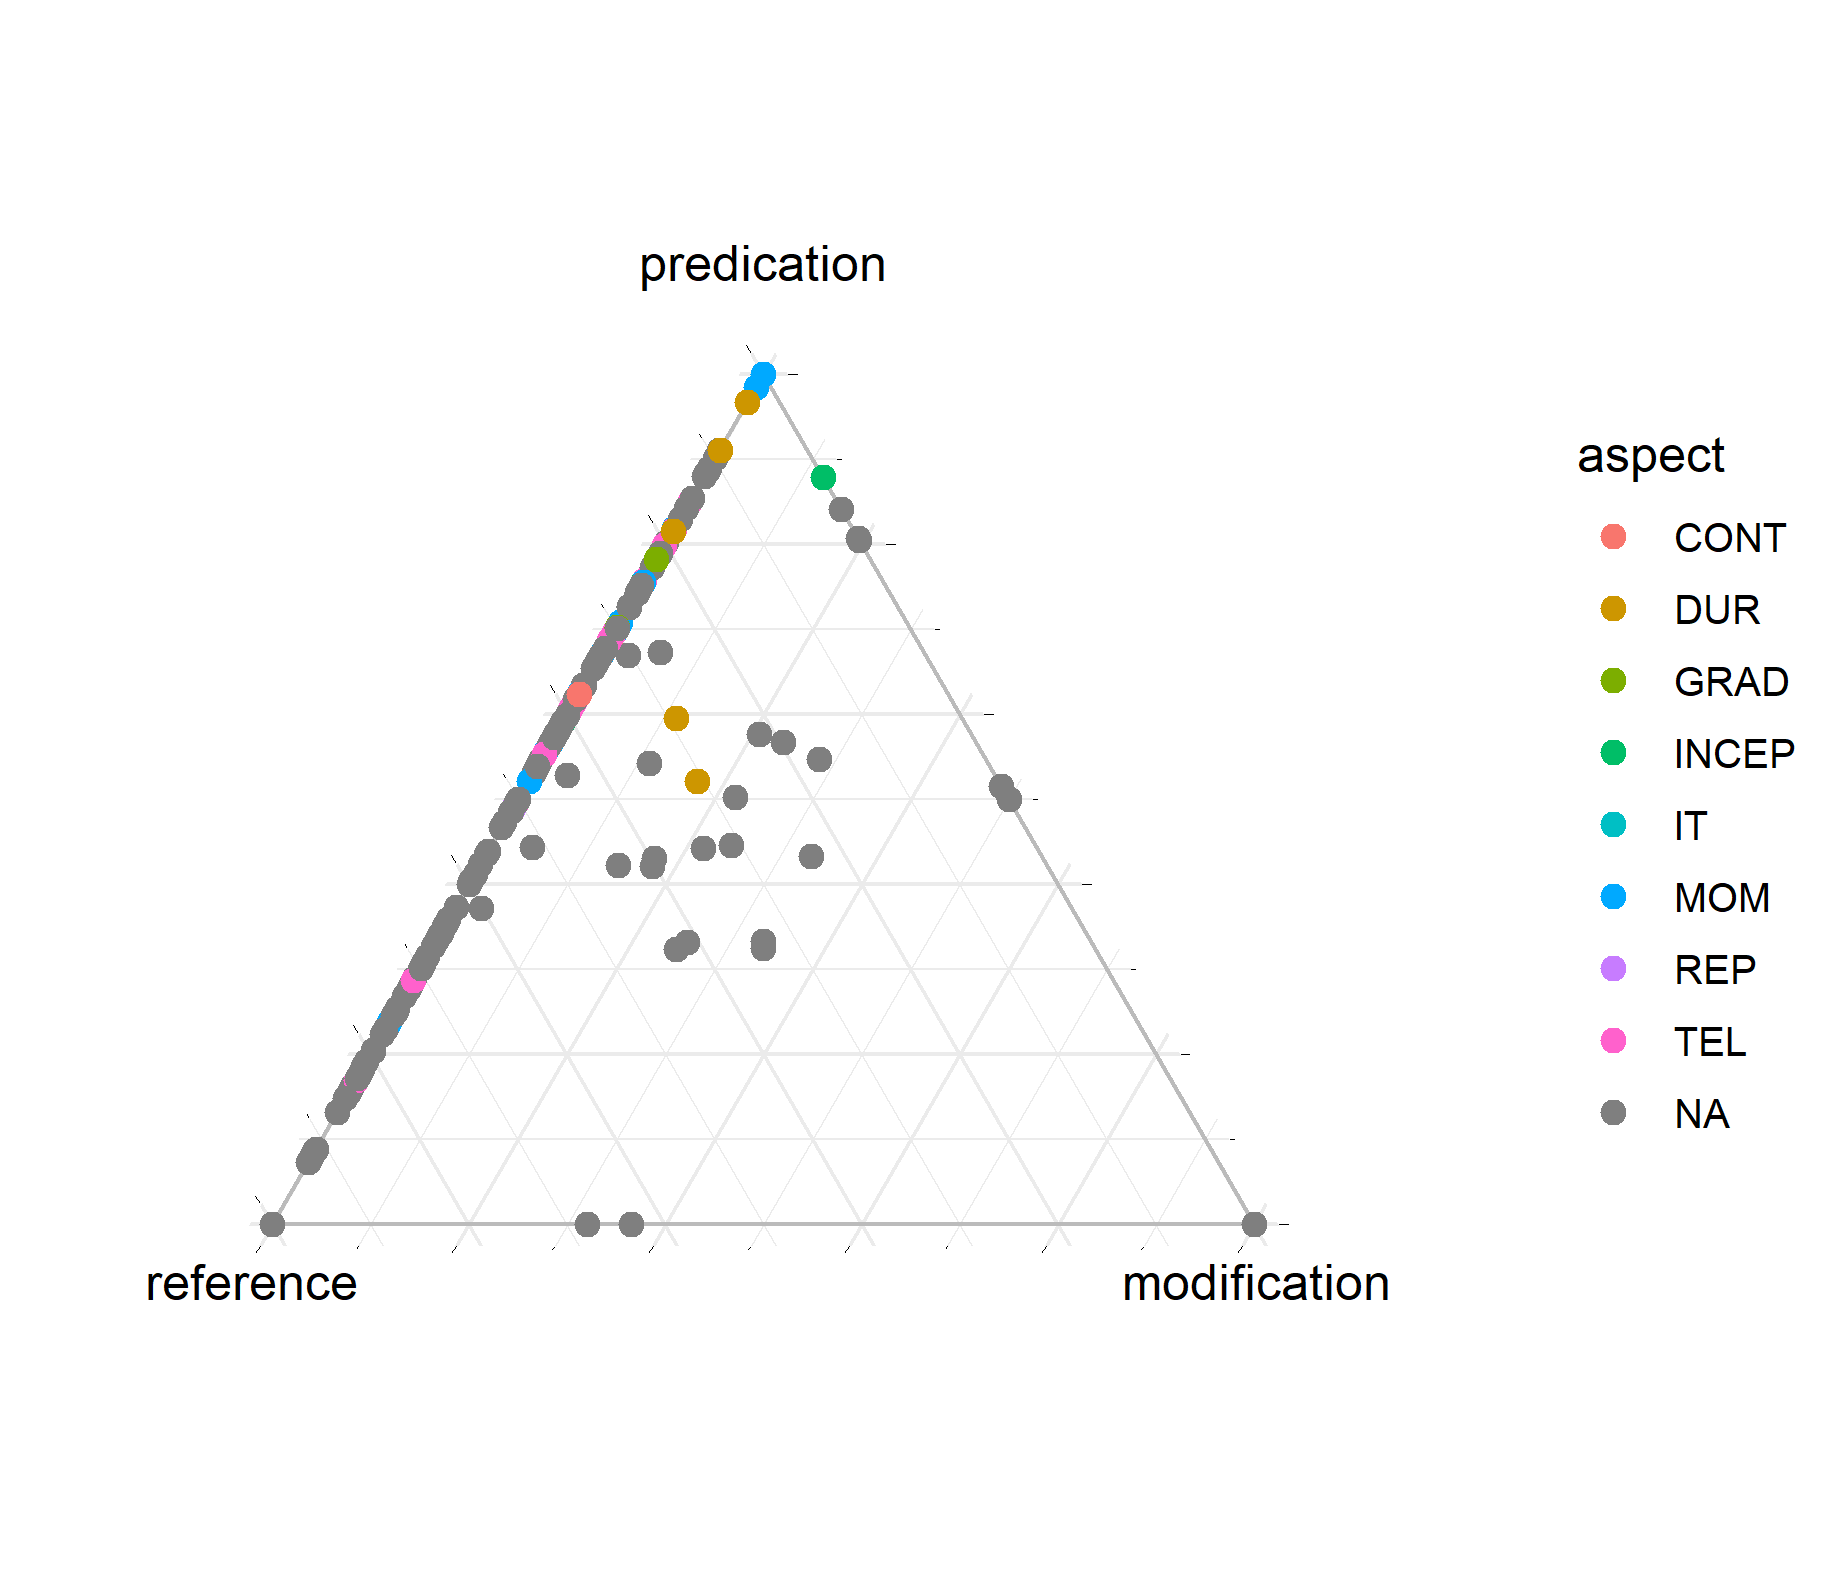

Source code (R):
# Plots all stems of Nuuchahnulth, coded by aspect (including those without aspect)

source("stats/scripts/load_data.R")

library(ggtern)

data <- load_data("stats/data/Nuuchahnulth_stems.tsv")

data$dispersion_ref  <- 1 - data$dispersion_ref
data$dispersion_pred <- 1 - data$dispersion_pred
data$dispersion_mod  <- 1 - data$dispersion_mod

create_plot <- function() {

  plot <- ggtern(data, aes(
    dispersion_ref,
    dispersion_pred,
    dispersion_mod,
    color = aspect
  )) +
    theme_minimal() +
    theme_hidelabels() +
    theme(
      tern.axis.title.L = element_text(hjust = -0.25),
      tern.axis.title.R = element_text(hjust = 1.25)
    ) +
    Tlab("predication") +
    Llab("reference") +
    Rlab("modification") +
    tern_limits(T = 1.05, L = 1.05, R = 1.05) +
    geom_polygon(
      data = data.frame(
        dispersion_ref  = c(1, 0, 0),
        dispersion_pred = c(0, 1, 0),
        dispersion_mod  = c(0, 0, 1)
      ),
      alpha = 0,
      color = "#BBBBBB",
      size  = 0.5
    ) +
    geom_point(
      size = 2.5
    )
  
  return (plot)
    
}

plot_all <- create_plot()

ggsave(
  "stats/figures/aspect/all_lexemes.png",
  plot_all
)

data <- data[which(!is.na(data$aspect)), ]

plot_aspects <- create_plot()

ggsave(
  "stats/figures/aspect/all_aspects.png",
  plot_aspects
)